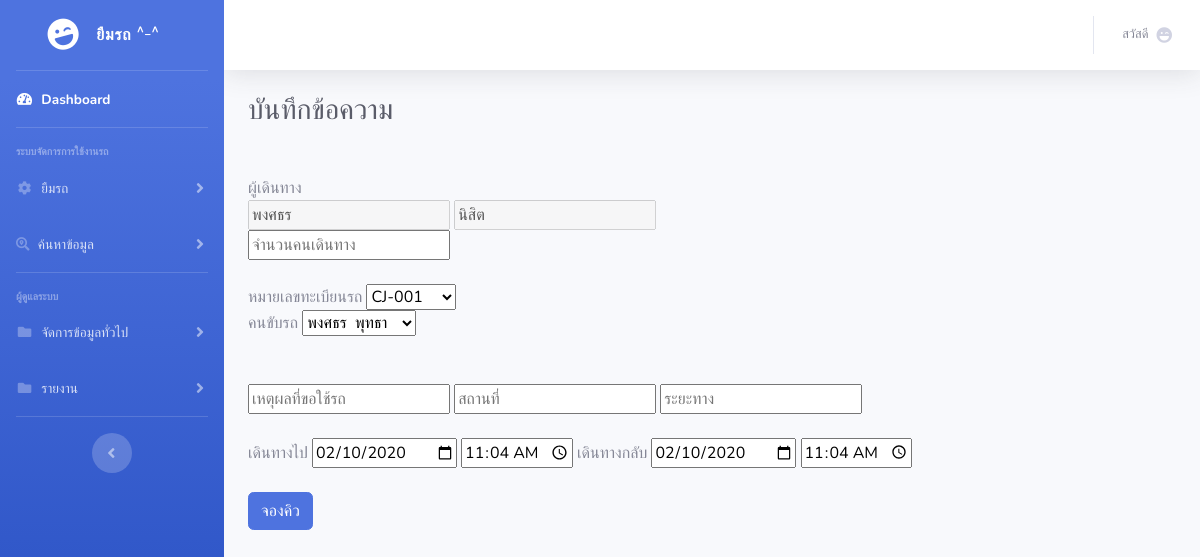
The page /borrow.php on the database its author committed.
### tables this page shows
CREATE TABLE `users` (
  `USER_ID` varchar(3) NOT NULL,
  `USER_NAME` varchar(50) DEFAULT NULL,
  `USER_RANK` varchar(50) DEFAULT NULL
);

CREATE TABLE `car` (
  `CAR_ID` varchar(3) NOT NULL,
  `CAR_TYPE` varchar(50) DEFAULT NULL,
  `CAR_PRICE` varchar(50) DEFAULT NULL,
  `CAR_NUMBER_P` varchar(50) DEFAULT NULL,
  `CAR_SEAT_MAX` varchar(50) DEFAULT NULL,
  `CAR_STATUS` varchar(3) DEFAULT NULL,
  `CAR_SERVICE_CHARGE` varchar(50) DEFAULT NULL
);

### borrow.php (the view, shortened to what this page needs)
<?php
include('inc/db.php');
include('header.php');
include('menu.php');
$sqlmax = "SELECT MAX(QUEUES_ID) as max FROM queues";
$resultmax = $conn->query($sqlmax);
$rowmax = $resultmax->fetch_assoc();
$next_id =  $rowmax['max'] + 1;
$sqlname = "SELECT user_name , user_rank from users where user_id = '1'";
$resultname = $conn->query($sqlname);
$rowname = $resultname->fetch_assoc();
$name = $rowname['user_name'];
$rank = $rowname['user_rank'];
$sql2 = "SELECT car_type , car_id , car_number_p FROM car";
$result2 = $conn->query($sql2);
$carplist = '';
while($row2 = $result2->fetch_assoc()){
    $carplist .= '<option value="' . $row2['car_id'] .'">' . $row2['car_number_p'] .'</option>';
}
$sql3 = "SELECT dri_id , dri_name , dri_lname FROM driver";
$result3 = $conn->query($sql3);
$drilist = '';
while($row3 = $result3->fetch_assoc()){
    $drilist .= '<option value="' . $row3['dri_id'] .'">' . $row3['dri_name'] .' &nbsp;'. $row3['dri_lname'] .'</option>';
}
echo '
<h1 class="h3 mb-4 text-gray-800">บันทึกข้อความ</h1>
          <form action="borrow2.php" method="get">
            <input type="text" name="numqueue" hidden value="'. $next_id .'">
            <br>
            ผู้เดินทาง
            <br>
            <input type="text" name="f-name" placeholder="ชื่อ" value="'.$name.'" disabled>
            <input type="text" name="rank" placeholder="ตำแหน่ง" value="'.$rank.'" disabled>
            <br>
            <input type="number" name="numseat" placeholder="จำนวนคนเดินทาง" required>
            <br>
            <br>
            หมายเลขทะเบียนรถ  <select name="car_id">
            ' . $carplist .'
            </select> <br>
            คนขับรถ   <select name="dri_id">
            ' . $drilist .'
            </select> <br>
            <br>
            <br>
            <input type="text" name="n-project" placeholder="เหตุผลที่ขอใช้รถ" required>
            <input type="text" name="localtion" placeholder="สถานที่" required>
            <input type="text" name="distance" placeholder="ระยะทาง" required>
            <br>
            <br>
            เดินทางไป
            <input type="date" name="day-start" value="' .date("Y-m-d") .'">
            <input type="time" name="time-start" value="' . date("h:i") .'">
            เดินทางกลับ
            <input type="date" name="day-end" value="' .date("Y-m-d") .'">
            <input type="time" name="time-end" value="' . date("h:i") .'">
            <br>
            <br>
            <button type="submit" class="btn btn-primary">
              จองคิว
            </button>
          </form>
';
include('footer.php');

### rows shown on the page
users: f-name "พงศธร", rank "นิสิต"
car: car_id "CJ-001"

### other values the page prints
form field dri_id "พงศธร พุทธา"
